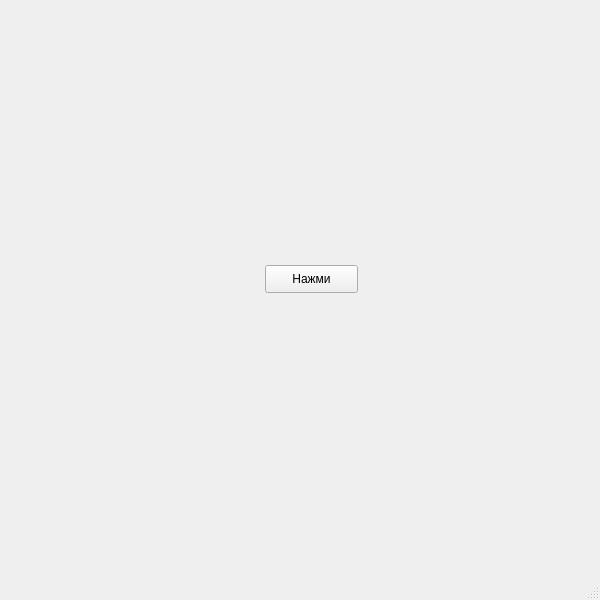
<?xml version="1.0" encoding="UTF-8"?>
<ui version="4.0">
 <class>MainWindow</class>
 <widget class="QMainWindow" name="MainWindow">
  <property name="geometry">
   <rect>
    <x>0</x>
    <y>0</y>
    <width>600</width>
    <height>600</height>
   </rect>
  </property>
  <property name="windowTitle">
   <string>MainWindow</string>
  </property>
  <widget class="QWidget" name="centralwidget">
   <widget class="QPushButton" name="pushButton">
    <property name="geometry">
     <rect>
      <x>265</x>
      <y>265</y>
      <width>93</width>
      <height>28</height>
     </rect>
    </property>
    <property name="text">
     <string>Нажми</string>
    </property>
   </widget>
  </widget>
  <widget class="QMenuBar" name="menubar">
   <property name="geometry">
    <rect>
     <x>0</x>
     <y>0</y>
     <width>600</width>
     <height>26</height>
    </rect>
   </property>
  </widget>
  <widget class="QStatusBar" name="statusbar"/>
 </widget>
 <resources/>
 <connections/>
</ui>
